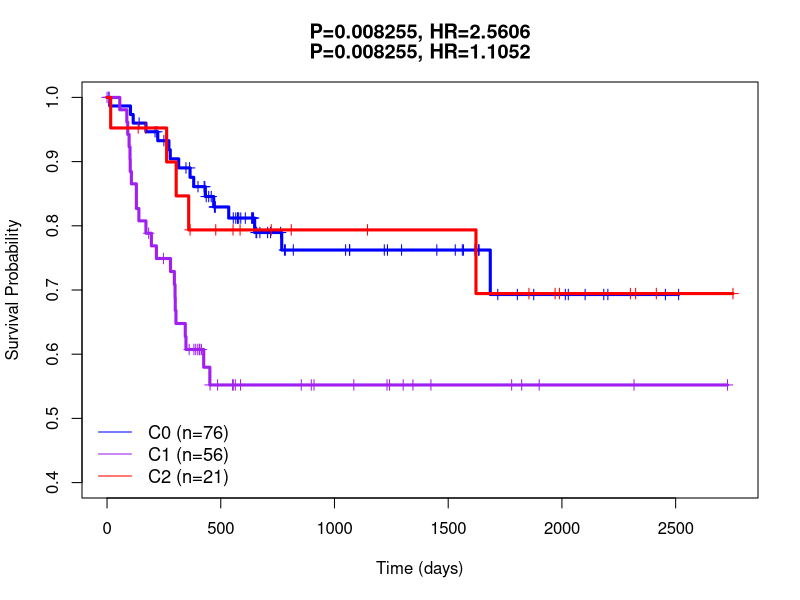
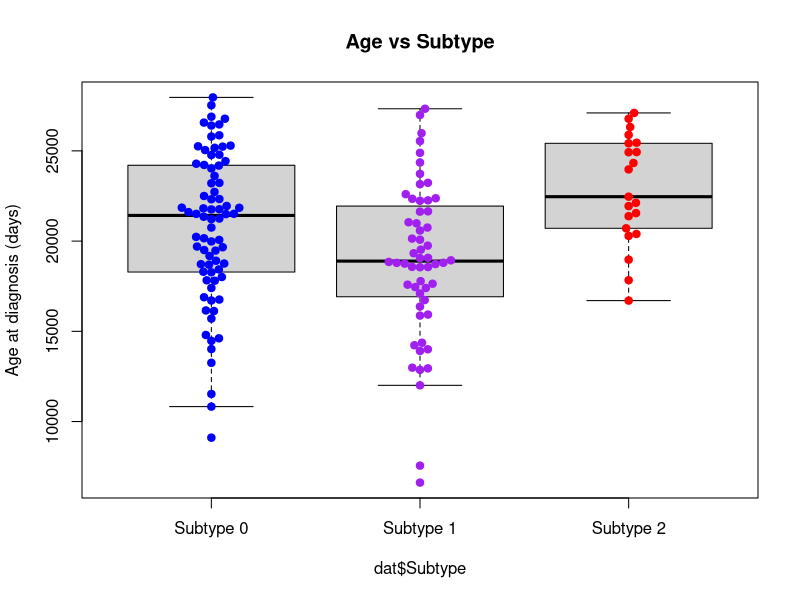
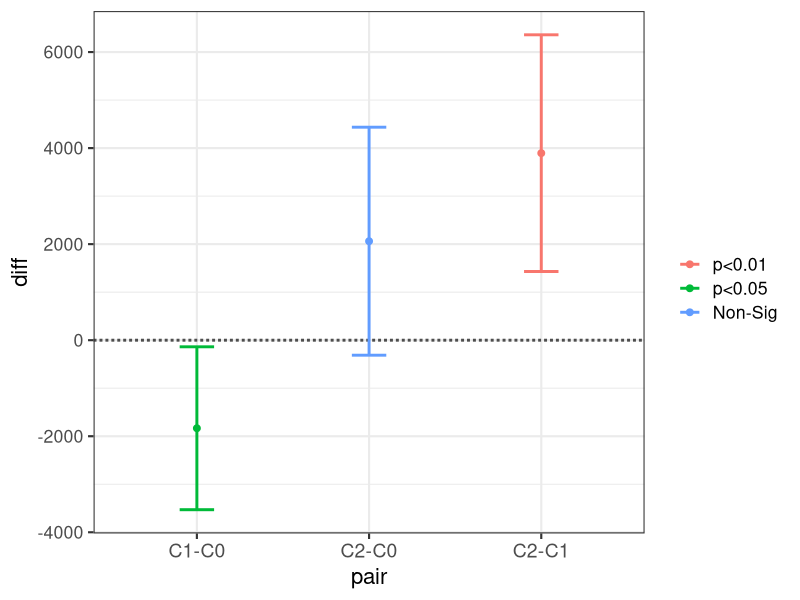
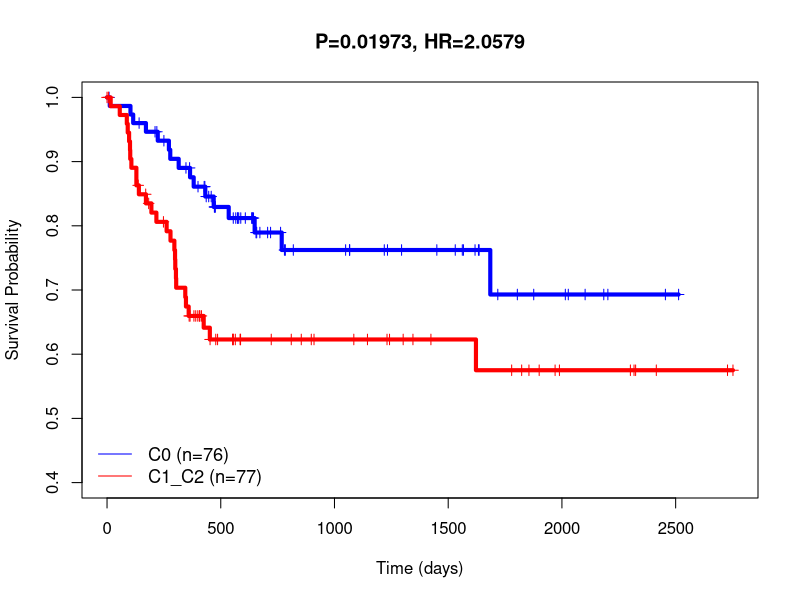
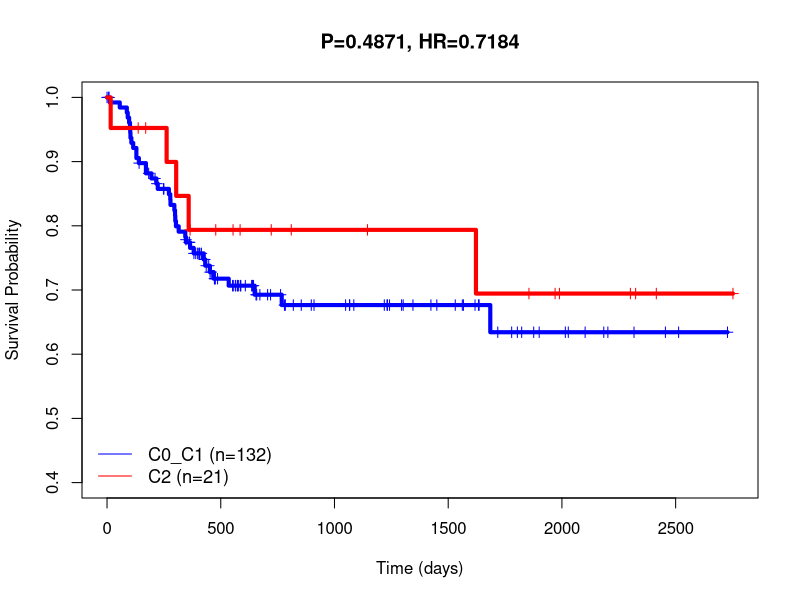
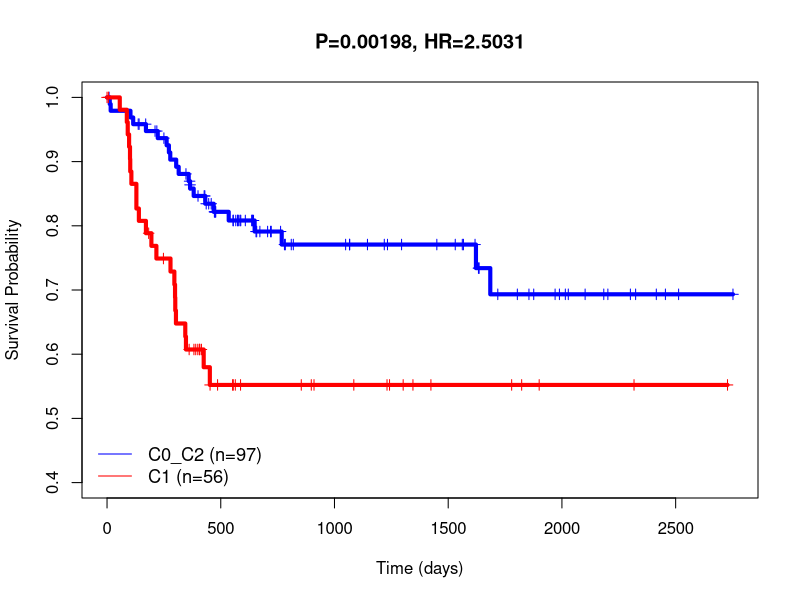

Write R code to recreate these figures, in order.
# R script for 
#

library(survival);
library(beeswarm);
library(ggplot2);
library( plyr );

outfileName = 'TCGA.HCC.subtype.clinical.paper.figure.pdf';
pdf( outfileName,width=6,height=5 );

dat = read.table( "HCC.cluster.clinical.txt" ,head =T );
table( dat$Subtype, dat$Stage );
#
## 3 subtypes
attach( dat );
surv = Surv(Days, Vital);
fit  = survfit( surv ~ Subtype );
diff = survdiff( surv ~ Subtype );
pval = 1 - pchisq(diff$chisq, length(diff$n) - 1);
fit.coxph = coxph( surv~Subtype, data=dat );
hr = exp( coef(fit.coxph) );
subtype.cat = count(dat, 'Subtype');
subtype.cat.num = nrow( subtype.cat );
color.scheme=c("blue", "purple","red");
cs = head( color.scheme, subtype.cat.num );

plot( fit, col=cs, ylim=c(0.4, 1),xlab="Time (days)", ylab="Survival Probability", lwd=3, mark.time=T,
		main=paste0("P=", sprintf("%.4g", pval), ", HR=", sprintf("%.4f", hr)) );
legend('bottomleft',paste("", subtype.cat[,1], " (n=", subtype.cat[,2], ")", sep=""),
                        col=cs, lty=rep(1, subtype.cat.num), bty='n', cex=1.1);

## ANNOVA shows age is correlated with subtype
boxplot( dat$Age ~ dat$Subtype, outline=F, ylim=range(dat$Age),
			names=c("Subtype 0","Subtype 1", "Subtype 2"),
			ylab="Age at diagnosis (days)",
			main="Age vs Subtype" );
beeswarm( dat$Age ~ dat$Subtype, pch=19, add=T, col=c("blue","purple", "red") );

aov = aov( Age ~ Subtype, dat );
summary(aov)


tukey = TukeyHSD( aov );
tukey = as.data.frame( tukey$Subtype );
tukey$pair = rownames( tukey );

ggplot(tukey, aes(colour=cut(`p adj`, c(0, 0.01, 0.05, 1),
		label=c("p<0.01", "p<0.05", "Non-Sig")))) +
theme_bw(base_size = 16) +
geom_hline(yintercept=0, lty="11", colour="grey30", size = 1) +
geom_errorbar(aes(pair, ymin=lwr, ymax=upr), width=0.2, size = 1) +
geom_point(aes(pair, diff), size = 2) +
labs(colour="")+
theme(axis.text.x = element_text(size = 14));

# pool B+C as 1 subtype as these two are similar
dat.A = subset( dat, Subtype == 'C0' );
dat.x = subset( dat, Subtype != 'C0' );
dat.x$Subtype = 'C1_C2';
dat2 = rbind( dat.A, dat.x );
#table( dat$Subtype, dat$Stage );
detach( dat );
attach( dat2 );
surv2 = Surv( Days, Vital );
fit2  = survfit(  surv2 ~ Subtype );
diff2 = survdiff( surv2 ~ Subtype );
pval2 = 1 - pchisq(diff2$chisq, length(diff2$n) - 1);
fit.coxph2 = coxph( surv2~Subtype, data=dat2 );
hr2 = exp( coef(fit.coxph2) )['SubtypeC1_C2'];

subtype.cat = count(dat2, 'Subtype');
subtype.cat.num = nrow( subtype.cat );

plot( fit2, col=c("blue", "red"), ylim=c(0.4, 1),
		xlab="Time (days)", ylab="Survival Probability", lwd=4, mark.time=T,
		main=paste0("P=", sprintf("%.4g", pval2), ", HR=", sprintf("%.4f", hr2)) );
legend('bottomleft',paste(subtype.cat[,1], " (n=", subtype.cat[,2], ")", sep=""),
                        col=c("blue","red"), lty=rep(1,2), bty='n', cex=1.1);
#####################C2. vs C0_1
dat.A = subset( dat, Subtype == 'C2' );
dat.x = subset( dat, Subtype != 'C2' );
dat.x$Subtype = 'C0_C1';
dat3 = rbind( dat.A, dat.x );
#table( dat$Subtype, dat$Stage );
detach( dat2 );
attach( dat3 );
surv3 = Surv( Days, Vital );
fit3  = survfit(  surv3 ~ Subtype );
diff3 = survdiff( surv3 ~ Subtype );
pval3 = 1 - pchisq(diff3$chisq, length(diff3$n) - 1);
fit.coxph3 = coxph( surv3~Subtype, data=dat3 );
hr3 = exp( coef(fit.coxph3) )['SubtypeC2'];

subtype.cat = count(dat3, 'Subtype');
subtype.cat.num = nrow( subtype.cat );

plot( fit3, col=c("blue", "red"), ylim=c(0.4, 1),
                xlab="Time (days)", ylab="Survival Probability", lwd=4, mark.time=T,
                main=paste0("P=", sprintf("%.4g", pval3), ", HR=", sprintf("%.4f", hr3)) );
legend('bottomleft',paste(subtype.cat[,1], " (n=", subtype.cat[,2], ")", sep=""),
                        col=c("blue","red"), lty=rep(1,2), bty='n', cex=1.1);

#########C1 vs. C0_2
dat.A = subset( dat, Subtype == 'C1' );
dat.x = subset( dat, Subtype != 'C1' );
dat.x$Subtype = 'C0_C2';
dat4 = rbind( dat.A, dat.x );
#table( dat$Subtype, dat$Stage );
detach( dat3 );
attach( dat4 );
surv4 = Surv( Days, Vital );
fit4  = survfit(  surv4 ~ Subtype );
diff4 = survdiff( surv4 ~ Subtype );
pval4 = 1 - pchisq(diff4$chisq, length(diff4$n) - 1);
fit.coxph4 = coxph( surv4~Subtype, data=dat4 );
hr4 = exp( coef(fit.coxph4) )['SubtypeC1'];

subtype.cat = count(dat4, 'Subtype');
subtype.cat.num = nrow( subtype.cat );

plot( fit4, col=c("blue", "red"), ylim=c(0.4, 1),
                xlab="Time (days)", ylab="Survival Probability", lwd=4, mark.time=T,
                main=paste0("P=", sprintf("%.4g", pval4), ", HR=", sprintf("%.4f", hr4)) );
legend('bottomleft',paste(subtype.cat[,1], " (n=", subtype.cat[,2], ")", sep=""),
                        col=c("blue","red"), lty=rep(1,2), bty='n', cex=1.1);

